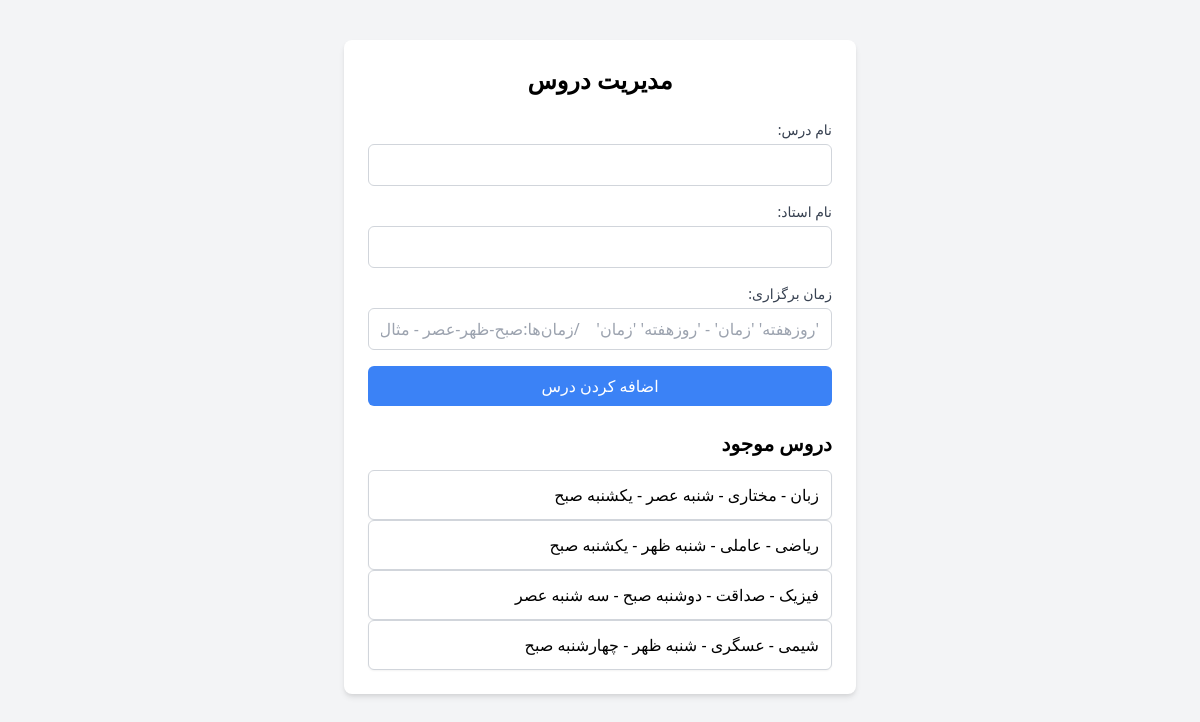
Page /admin_dashboard/ (signed in) on the committed database.
### user/models.py (models this page shows)
class Course(models.Model):
    course_name = models.CharField(max_length=100)
    instructor_name = models.CharField(max_length=100)
    schedule = models.CharField(max_length=50)

### user/admin.py (the view, shortened to what this page needs)
# urls.py: path('admin_dashboard/', admin.admin_dashboard, name='admin_dashboard'),
def admin_dashboard(request):
    if 'user_id' not in request.session or request.session['role'] != 'admin':
        return redirect('login')
    courses = Course.objects.all()
    return render(request, 'user/admin_dashboard.html', {'courses': courses})

### user/templates/user/admin_dashboard.html (shortened to what this page needs)
{% load static %}
<!DOCTYPE html>
<html lang="fa" dir="rtl">
<head>
    <link href="https://cdn.jsdelivr.net/npm/tailwindcss@2.2.19/dist/tailwind.min.css" rel="stylesheet">
</head>
<body class="bg-gray-100">
    <div class="container mx-auto mt-10 p-6 bg-white rounded-lg shadow-md max-w-lg">
        <h2 class="text-2xl font-bold mb-6 text-center">مدیریت دروس</h2>
        <form method="POST" class="space-y-4">
            <div>
                <label for="course_name" class="block text-sm font-medium text-gray-700">نام درس:</label>
                <input type="text" id="course_name" name="course_name" required class="block w-full px-3 py-2 mt-1 text-gray-700 border border-gray-300 rounded-md focus:outline-none focus:ring focus:ring-blue-500 focus:border-blue-500">
            </div>
            <div>
                <label for="instructor_name" class="block text-sm font-medium text-gray-700">نام استاد:</label>
                <input type="text" id="instructor_name" name="instructor_name" required class="block w-full px-3 py-2 mt-1 text-gray-700 border border-gray-300 rounded-md focus:outline-none focus:ring focus:ring-blue-500 focus:border-blue-500">
            </div>
            <div>
                <label for="schedule" class="block text-sm font-medium text-gray-700">زمان برگزاری:</label>
                <input type="text" id="schedule" name="schedule" placeholder="'روزهفته' 'زمان' - 'روزهفته' 'زمان'    /زمان‌ها:صبح-ظهر-عصر - مثال:‌شنبه عصر - یکشنبه صبح" required class="block w-full px-3 py-2 mt-1 text-gray-700 border border-gray-300 rounded-md focus:outline-none focus:ring focus:ring-blue-500 focus:border-blue-500">
            </div>
            <button type="submit" class="w-full px-4 py-2 bg-blue-500 text-white rounded-md hover:bg-blue-600 focus:outline-none focus:bg-blue-600">اضافه کردن درس</button>
        </form>
        <h3 class="mt-6 text-xl font-semibold">دروس موجود</h3>
        <ul class="mt-3">
            {% for course in courses %}
                <li class="p-3 bg-white border border-gray-300 rounded-md shadow-sm">{{ course.course_name }} - {{ course.instructor_name }} - {{ course.schedule }}</li>
            {% endfor %}
        </ul>
    </div>
</body>
</html>

### rows in the picture
Course: course_name "زبان", instructor_name "مختاری", schedule "شنبه عصر - یکشنبه صبح"
Course: course_name "ریاضی", instructor_name "عاملی", schedule "شنبه ظهر - یکشنبه صبح"
Course: course_name "فیزیک", instructor_name "صداقت", schedule "دوشنبه صبح - سه شنبه عصر"
Course: course_name "شیمی", instructor_name "عسگری", schedule "شنبه ظهر - چهارشنبه صبح"
